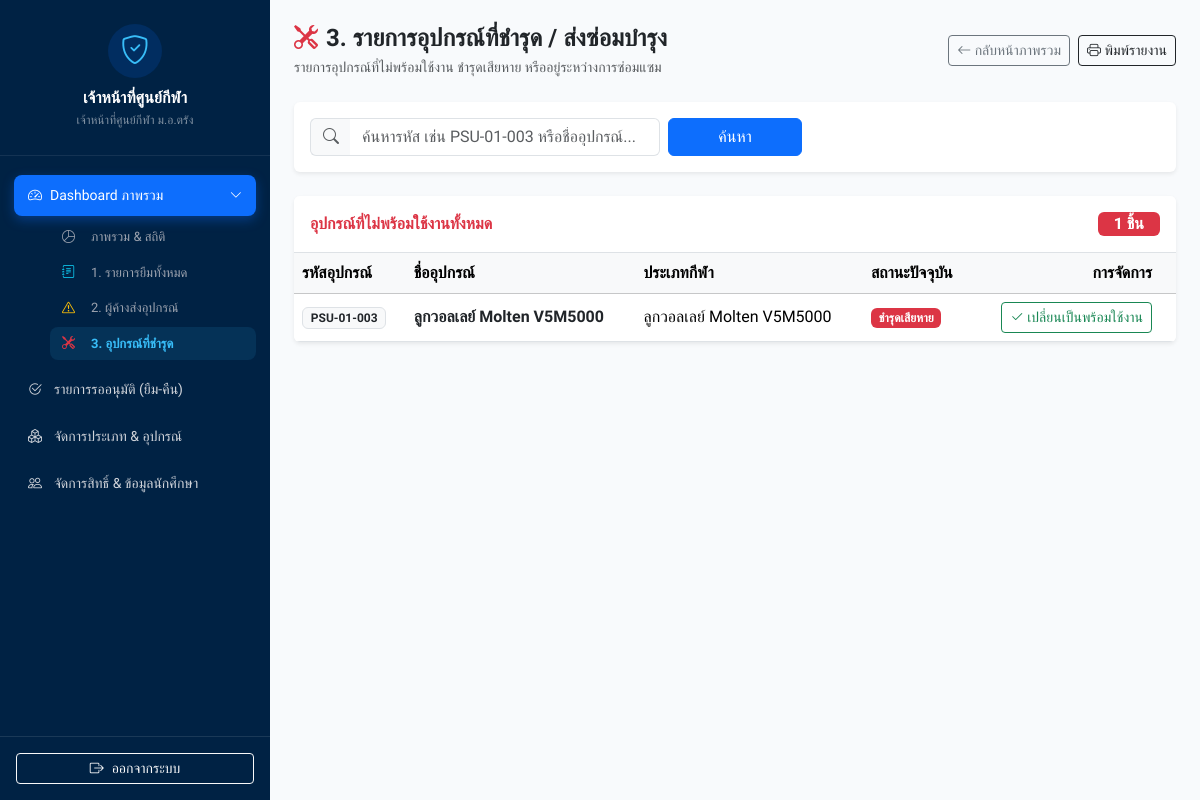
The app's page /admin/dashboard_damaged.php (signed in), older data.
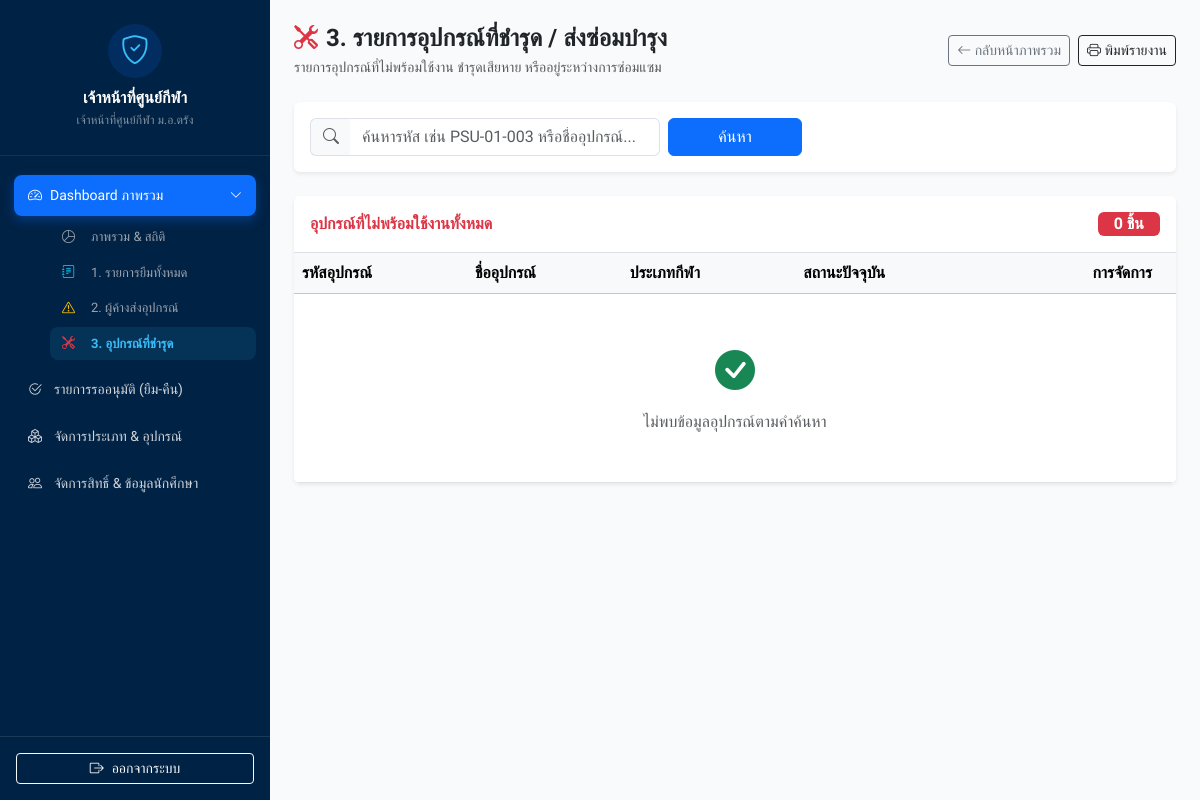
The same page, newer data.
### tables this page shows
CREATE TABLE IF NOT EXISTS `sport_equipment` (
  `eq_id` int(11) NOT NULL AUTO_INCREMENT,
  `category_id` int(11) DEFAULT NULL,
  `eq_code` varchar(255) DEFAULT '',
  `eq_name` varchar(255) DEFAULT '',
  `status` enum('avaliable','borrowed','damaged','maintenance') NOT NULL DEFAULT 'avaliable',
  `created_at` timestamp NULL DEFAULT current_timestamp(),
  PRIMARY KEY (`eq_id`),
  KEY `category_id` (`category_id`),
  CONSTRAINT `category_id` FOREIGN KEY (`category_id`) REFERENCES `sport_categories` (`category_id`) ON UPDATE CASCADE
);

CREATE TABLE IF NOT EXISTS `sport_categories` (
  `category_id` int(11) NOT NULL AUTO_INCREMENT,
  `category_name` varchar(100) NOT NULL,
  `create_at` timestamp NULL DEFAULT current_timestamp(),
  PRIMARY KEY (`category_id`) USING BTREE
);

### admin/dashboard_damaged.php (the view, shortened to what the changed rows need)
<?php
require_once '../config/db.php';
$params = [];
$sql = "
    SELECT e.*, c.category_name
    FROM sport_equipment e
    LEFT JOIN sport_categories c ON e.category_id = c.category_id
    WHERE e.status IN ('damaged', 'maintenance')
";
$sql .= " ORDER BY e.eq_id DESC";
$stmt = $pdo->prepare($sql);
$stmt->execute($params);
$damagedList = $stmt->fetchAll(PDO::FETCH_ASSOC);
?>
<!DOCTYPE html>
<html lang="th">
<head>
</head>
<body class="d-flex">
    <?php include '../components/sidebar.php'; ?>
    <div class="flex-grow-1 p-4 main-content" style="background-color: #f8fafc; min-height: 100vh;">
        <div class="card p-0 overflow-hidden border-0 shadow-sm bg-white">
            <div class="card-header bg-white py-3 border-bottom d-flex justify-content-between align-items-center">
                <h6 class="fw-bold mb-0 text-danger">อุปกรณ์ที่ไม่พร้อมใช้งานทั้งหมด</h6>
                <span class="badge bg-danger fs-6 px-3 py-1"><?= count($damagedList) ?> ชิ้น</span>
            </div>
            <div class="table-responsive">
                <table class="table table-hover mb-0 align-middle">
                    <thead class="table-light text-secondary">
                        <tr>
                            <th>รหัสอุปกรณ์</th>
                            <th>ชื่ออุปกรณ์</th>
                            <th>ประเภทกีฬา</th>
                            <th>สถานะปัจจุบัน</th>
                            <th class="text-end pe-4 action-col">การจัดการ</th>
                        </tr>
                    </thead>
                    <tbody>
                        <?php if (empty($damagedList)): ?>
                            <tr>
                                <td colspan="5" class="text-center text-muted py-5">
                                    <i class="bi bi-check-circle-fill text-success fs-1 d-block mb-2"></i>
                                    ไม่พบข้อมูลอุปกรณ์ตามคำค้นหา
                                </td>
                            </tr>
                        <?php endif; ?>
                        <?php foreach ($damagedList as $item): ?>
                        <tr>
                            <td><span class="badge bg-light text-dark border"><?= htmlspecialchars($item['eq_code'] ?? '-') ?></span></td>
                            <td class="fw-bold text-dark"><?= htmlspecialchars($item['eq_name'] ?? '-') ?></td>
                            <td><?= htmlspecialchars($item['category_name'] ?? '-') ?></td>
                            <td>
                                <?php if ($item['status'] === 'damaged'): ?>
                                    <span class="badge bg-danger">ชำรุดเสียหาย</span>
                                <?php else: ?>
                                    <span class="badge bg-warning text-dark">ส่งซ่อมบำรุง</span>
                                <?php endif; ?>
                            </td>
                            <td class="text-end pe-4 action-col">
                                <form action="dashboard_damaged.php" method="POST" class="d-inline" onsubmit="return confirm('ยืนยันว่าซ่อมเสร็จและเปลี่ยนสถานะเป็นพร้อมใช้งานแล้ว?');">
                                    <button type="submit" class="btn btn-sm btn-outline-success">
                                        <i class="bi bi-check2"></i> เปลี่ยนเป็นพร้อมใช้งาน
                                    </button>
                                </form>
                            </td>
                        </tr>
                        <?php endforeach; ?>
                    </tbody>
                </table>
            </div>
        </div>
    </div>
</body>
</html>

Row changes from the older to the newer data that the page shows:
no longer on this page (row edited): sport_equipment: eq_code "PSU-01-003", eq_name "ลูกวอลเลย์ Molten V5M5000", category.category_name "ลูกวอลเลย์ Molten V5M5000", status "ชำรุดเสียหาย"
Text that changed along with them:
count($damagedList): "1" → "0"
text now shown: "ไม่พบข้อมูลอุปกรณ์ตามคำค้นหา"
